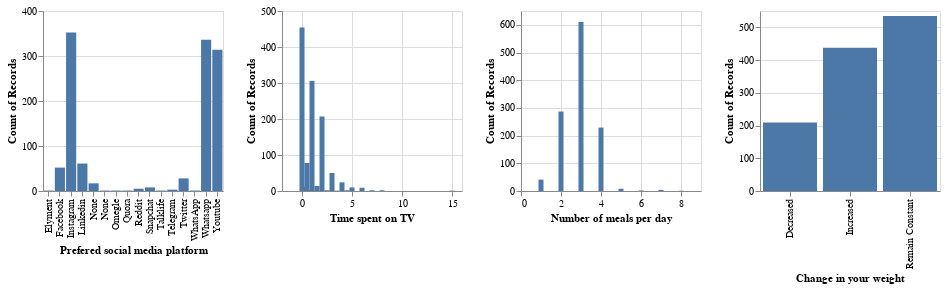

Notebook code for this chart:
### Code cell
plts[9]|plts[10]|plts[11]|plts[12]

### Figure 1 — Vega-Lite specification as saved in the notebook (floating-point values rounded to 4 significant figures; data arrays with more than 128 entries replaced by an {"elided": "..."} marker saying what was removed)
{"config": {"view": {"continuousWidth": 400, "continuousHeight": 300}}, "hconcat": [{"mark": "bar", "encoding": {"x": {"field": "Prefered social media platform", "type": "nominal"}, "y": {"aggregate": "count", "type": "quantitative"}}, "height": 180, "width": 180}, {"mark": "bar", "encoding": {"x": {"field": "Time spent on TV", "type": "quantitative"}, "y": {"aggregate": "count", "type": "quantitative"}}, "height": 180, "width": 180}, {"mark": "bar", "encoding": {"x": {"field": "Number of meals per day", "type": "quantitative"}, "y": {"aggregate": "count", "type": "quantitative"}}, "height": 180, "width": 180}, {"mark": "bar", "encoding": {"x": {"field": "Change in your weight", "type": "nominal"}, "y": {"aggregate": "count", "type": "quantitative"}}, "height": 180, "width": 180}], "data": {"name": "data-9feb39c3fcb213216f6d0ba0d43f0455"}, "$schema": "https://vega.github.io/schema/vega-lite/v4.17.0.json", "datasets": {"data-9feb39c3fcb213216f6d0ba0d43f0455": {"elided": "1182 records"}}}
